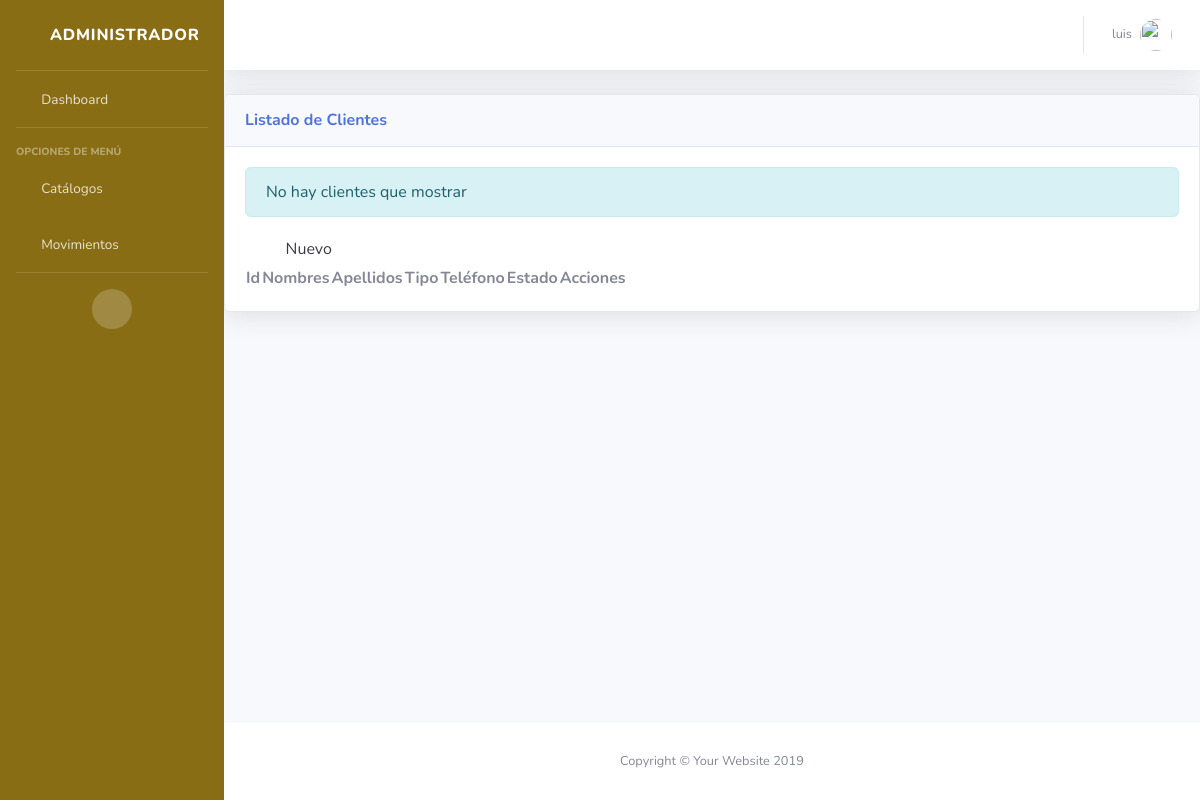
The page /fac/clientes/ (signed in) on the database as committed earlier.
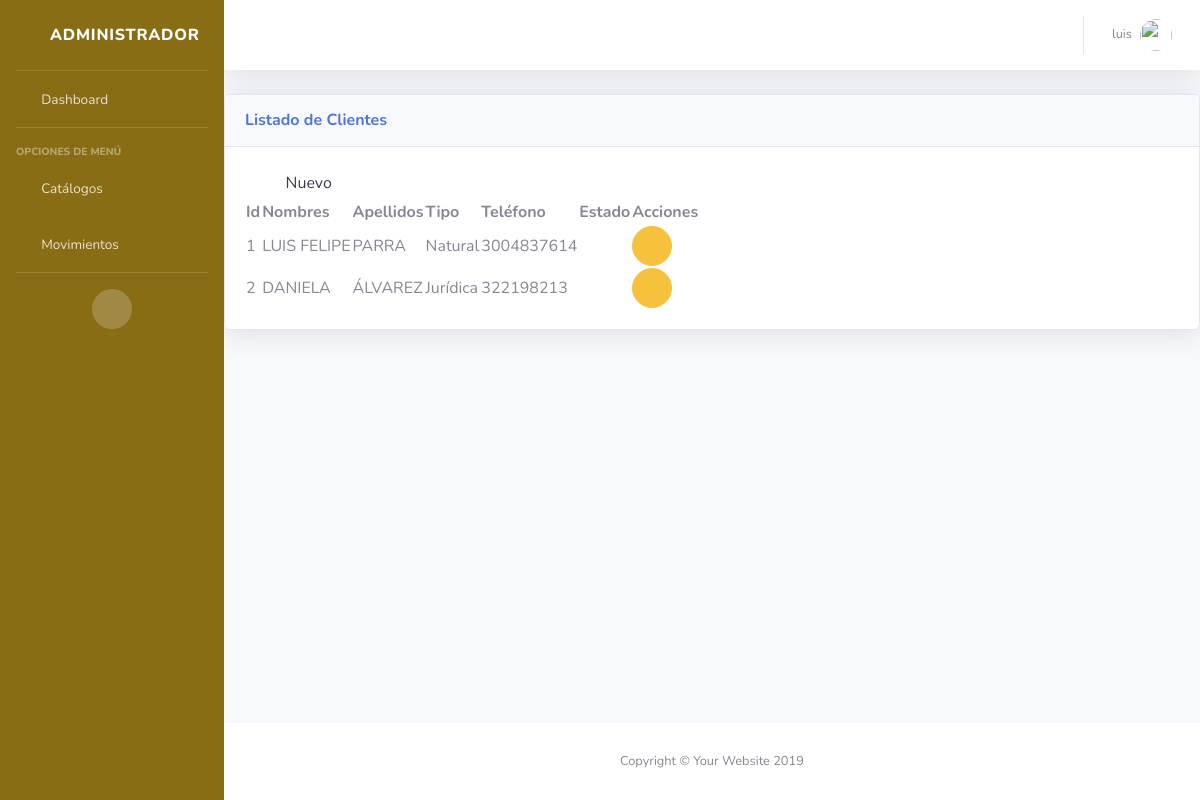
The same page on the database as committed later.
### fac/models.py (models this page shows, shortened)
class Cliente(ClaseModelo):
    NAT = 'Natural'
    JUR = 'Jurídica'
    TIPPO_CLIENTE = [
        (NAT,'Natural'),
        (JUR,'Jurídica')
    ]
    nombres = models.CharField('Nombres', max_length=100)
    apellidos = models.CharField('Apeliidos', max_length=100)
    celular = models.CharField('Celular', max_length=20, null=True, blank=True)
    tipo = models.CharField('Tipo', max_length=10, choices=TIPPO_CLIENTE, default=NAT)
    class Meta:
        verbose_name_plural = "Clientes"

### fac/views.py (the view)
# urls.py: path('clientes/', views.ClienteView.as_view(), name='cliente_list'),
class ClienteView(Simp, generic.ListView):
    model = Cliente
    template_name = 'cmp/cliente_list.html'
    context_object_name = 'obj'
    permission_required = 'cmp.view_cliente'

### templates/fac/cliente_list.html (shortened to what this page needs)
{% extends 'base/base.html' %}
{% block content %}
<div class="card shadow mb-4">
    <div class="card-header py-3 d-flex flex-row align-items-center justify-content-between">
      <h6 class="m-0 font-weight-bold text-primary">Listado de Clientes</h6>
      <div class="dropdown no-arrow">
        <a class="dropdown-toggle" href="#" role="button" id="dropdownMenuLink" data-toggle="dropdown" aria-haspopup="true" aria-expanded="false">
          <i class="fas fa-ellipsis-v fa-sm fa-fw text-gray-400"></i>
        </a>
      </div>
    </div>
    <div class="card-body">
     {% if not obj %}
         <div class="alert alert-info">No hay clientes que mostrar</div>
     {% endif %}
     <div class="buttons-toolbar">
        <a class="dropdown-item" href="#" onclick="return abrir_modal('{% url 'fac:cliente_new' %}');"><i class="far fa-calendar-plus"></i> Nuevo</a>
     </div>
     <table id="table" data-toggle="table" data-pagination="true"
     data-search="true" data-show-columns="true" data-show-toggle="true"
     data-show-fullscreen="true" data-toolbar=".buttons-toolbar" data-locale="es-CL">
         <thead>
             <th data-field="id" data-sortable="true">Id</th>
             <th data-sortable="true" data-field="Nombres">Nombres</th>
             <th data-sortable="true" data-field="Apellidos">Apellidos</th>
             <th data-field="Tipo">Tipo</th>
             <th data-field="Teléfono">Teléfono</th>
             <th data-field="Estado">Estado</th>
             <th class="all">Acciones</th>
         </thead>
         <tbody>
             {% for item in obj %}
                 <tr>
                     <td>{{ item.id }}</td>
                     <td>{{ item.nombres }}</td>
                     <td>{{ item.apellidos }}</td>
                     <td>{{ item.tipo }}</td>
                     <td>{{ item.celular }}</td>
                     <td>
                         <div onclick="inactivar({{ item.id }})">
                             {% if item.estado %}
                                <i class="far fa-thumbs-up text-primary"></i>
                             {% else %}
                                <i class="far fa-thumbs-down text-danger"></i>
                             {% endif %}
                         </div>
                     </td>
                     <td>
                         <a href="#"  class="btn btn-warning btn-circle" onclick="return abrir_modal('{% url 'fac:cliente_edit' item.id %}')" role="button"><i class="far fa-edit"></i></a>
                     </td>
                 </tr>
             {% endfor %}
         </tbody>
     </table>
    </div>
  </div>
{% endblock content %}

Rows that differ between the two databases and show on the page:
added Cliente: id "1", nombres "LUIS FELIPE", apellidos "PARRA", tipo "Natural", celular "3004837614", estado True (drawn)
added Cliente: id "2", nombres "DANIELA", apellidos "ÁLVAREZ", tipo "Jurídica", celular "322198213", estado True (drawn)
Other text that changed with them:
text no longer shown: "No hay clientes que mostrar"
